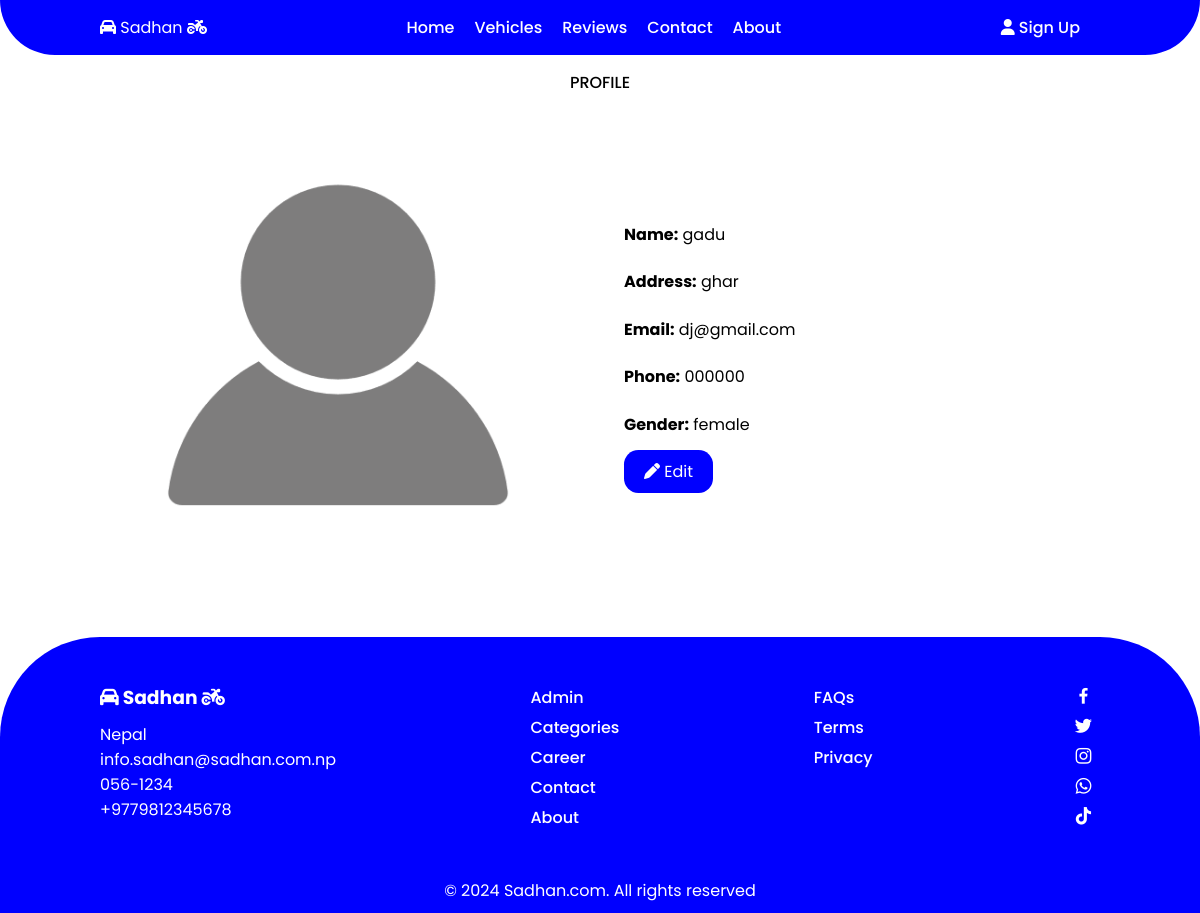
Page /user-profile.php?u_id=40 on the earlier database version.
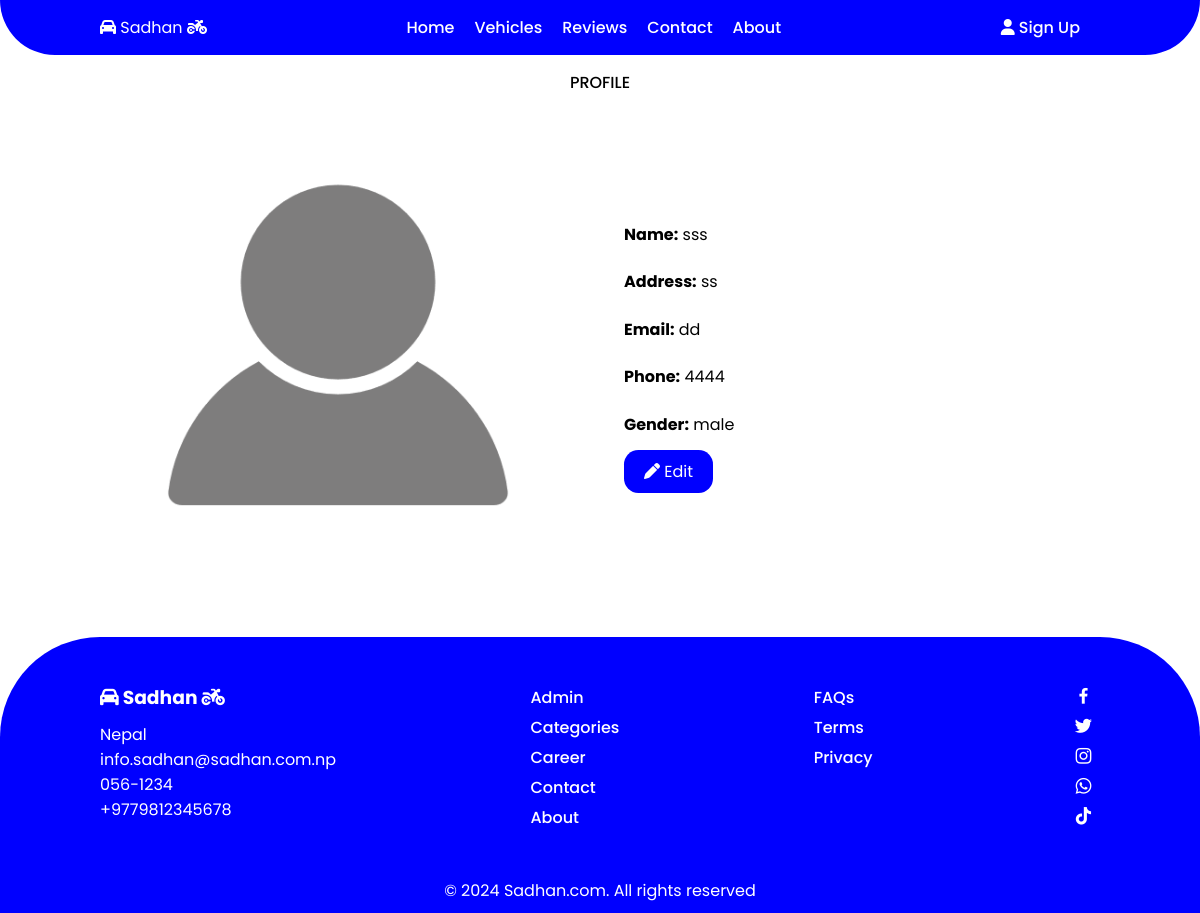
Same page on the later database version.
### tables this page shows
CREATE TABLE `user_signup` (
  `u_id` int(11) NOT NULL,
  `u_name` varchar(50) NOT NULL,
  `u_address` varchar(100) NOT NULL,
  `u_email` varchar(50) NOT NULL,
  `u_phone` varchar(15) NOT NULL,
  `u_gender` varchar(20) NOT NULL,
  `u_password` varchar(20) NOT NULL,
  `u_reg_date` datetime NOT NULL DEFAULT CURRENT_TIMESTAMP
);

### user-profile.php (the view, shortened to what this page needs)
<!DOCTYPE html>
<html lang="en">
<head>
    <link rel="stylesheet" href="css\style.css">
    <link rel="stylesheet" href="https://cdn.jsdelivr.net/npm/boxicons@latest/css/boxicons.min.css">
</head>
<body>
    <?php
        include 'container\header.php';
    ?>
<?php
    $u_id = $_GET['u_id'];
    $qry = "SELECT * FROM user_signup WHERE u_id = '$u_id'";
    include 'container/db_connection.php';
    $result = mysqli_query($con, $qry);
    $row = mysqli_fetch_assoc($result);
?>
    <section class="about" id="about">
        <div class="heading">
            <span>Profile</span>
        </div>
        <div class="about-container">
            <div class="about-img">
                <img src="images\profile-icon-png-898.png" alt="">
            </div>
            <div class="about-text">
                <p><b>Name:</b>&nbsp;<?php echo $row['u_name'];?></p>
                <p><b>Address:</b>&nbsp;<?php echo $row['u_address'];?></p>
                <p><b>Email:</b>&nbsp;<?php echo $row['u_email'];?></p>
                <p><b>Phone:</b>&nbsp;<?php echo $row['u_phone'];?></p>
                <p><b>Gender:</b>&nbsp;<?php echo $row['u_gender'];?></p>
                <a href="#" class="btn"><i class="fa-solid fa-pen"></i> Edit</a>
            </div>
        </div>
    </section>
    <?php
        include 'container\footer.php';
    ?>
</body>
</html>

Differences in the rows shown:
changed user_signup: u_name "gadu" → "sss"; u_address "ghar" → "ss"; u_email "dj@gmail.com" → "dd"; u_phone "000000" → "4444"; u_gender "female" → "male"
